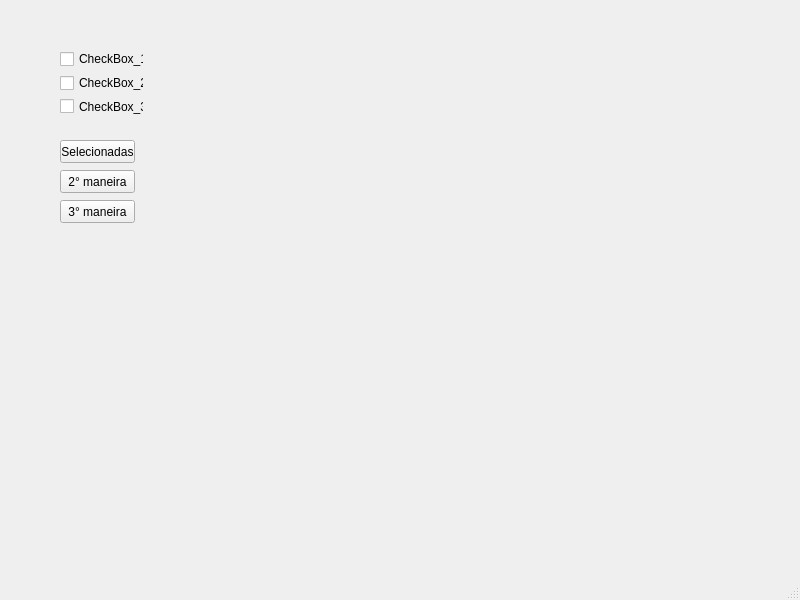
<?xml version="1.0" encoding="UTF-8"?>
<ui version="4.0">
 <class>MainWindow</class>
 <widget class="QMainWindow" name="MainWindow">
  <property name="geometry">
   <rect>
    <x>0</x>
    <y>0</y>
    <width>800</width>
    <height>600</height>
   </rect>
  </property>
  <property name="windowTitle">
   <string>MainWindow</string>
  </property>
  <widget class="QWidget" name="centralwidget">
   <widget class="QPushButton" name="pushButton">
    <property name="geometry">
     <rect>
      <x>60</x>
      <y>140</y>
      <width>75</width>
      <height>23</height>
     </rect>
    </property>
    <property name="text">
     <string>Selecionadas</string>
    </property>
   </widget>
   <widget class="QPushButton" name="pushButton_2">
    <property name="geometry">
     <rect>
      <x>60</x>
      <y>170</y>
      <width>75</width>
      <height>23</height>
     </rect>
    </property>
    <property name="text">
     <string>2° maneira</string>
    </property>
   </widget>
   <widget class="QPushButton" name="pushButton_3">
    <property name="geometry">
     <rect>
      <x>60</x>
      <y>200</y>
      <width>75</width>
      <height>23</height>
     </rect>
    </property>
    <property name="text">
     <string>3° maneira</string>
    </property>
   </widget>
   <widget class="QWidget" name="layoutWidget">
    <property name="geometry">
     <rect>
      <x>60</x>
      <y>50</y>
      <width>84</width>
      <height>65</height>
     </rect>
    </property>
    <layout class="QVBoxLayout" name="verticalLayout">
     <item>
      <widget class="QCheckBox" name="checkBox_1">
       <property name="text">
        <string>CheckBox_1</string>
       </property>
       <property name="checked">
        <bool>false</bool>
       </property>
       <property name="autoExclusive">
        <bool>false</bool>
       </property>
       <property name="tristate">
        <bool>false</bool>
       </property>
      </widget>
     </item>
     <item>
      <widget class="QCheckBox" name="checkBox_2">
       <property name="text">
        <string>CheckBox_2</string>
       </property>
      </widget>
     </item>
     <item>
      <widget class="QCheckBox" name="checkBox_3">
       <property name="text">
        <string>CheckBox_3</string>
       </property>
      </widget>
     </item>
    </layout>
   </widget>
  </widget>
  <widget class="QMenuBar" name="menubar">
   <property name="geometry">
    <rect>
     <x>0</x>
     <y>0</y>
     <width>800</width>
     <height>21</height>
    </rect>
   </property>
  </widget>
  <widget class="QStatusBar" name="statusbar"/>
 </widget>
 <resources/>
 <connections/>
</ui>
